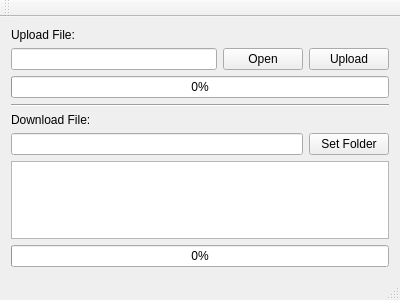
<?xml version="1.0" encoding="UTF-8"?>
<ui version="4.0">
 <class>MainWindow</class>
 <widget class="QMainWindow" name="MainWindow">
  <property name="geometry">
   <rect>
    <x>0</x>
    <y>0</y>
    <width>400</width>
    <height>300</height>
   </rect>
  </property>
  <property name="windowTitle">
   <string>MainWindow</string>
  </property>
  <widget class="QWidget" name="centralWidget">
   <layout class="QVBoxLayout" name="verticalLayout">
    <item>
     <widget class="QLabel" name="label">
      <property name="text">
       <string>Upload File:</string>
      </property>
     </widget>
    </item>
    <item>
     <layout class="QHBoxLayout" name="horizontalLayout">
      <item>
       <widget class="QLineEdit" name="lineEdit_upload"/>
      </item>
      <item>
       <widget class="QPushButton" name="pushButton_open">
        <property name="text">
         <string>Open</string>
        </property>
       </widget>
      </item>
      <item>
       <widget class="QPushButton" name="pushButton_upload">
        <property name="text">
         <string>Upload</string>
        </property>
       </widget>
      </item>
     </layout>
    </item>
    <item>
     <widget class="QProgressBar" name="progressBar_upload">
      <property name="value">
       <number>0</number>
      </property>
     </widget>
    </item>
    <item>
     <widget class="Line" name="line">
      <property name="orientation">
       <enum>Qt::Horizontal</enum>
      </property>
     </widget>
    </item>
    <item>
     <widget class="QLabel" name="label_2">
      <property name="text">
       <string>Download File:</string>
      </property>
     </widget>
    </item>
    <item>
     <layout class="QHBoxLayout" name="horizontalLayout_2">
      <property name="topMargin">
       <number>0</number>
      </property>
      <item>
       <widget class="QLineEdit" name="lineEdit_download"/>
      </item>
      <item>
       <widget class="QPushButton" name="pushButton_folder">
        <property name="text">
         <string>Set Folder</string>
        </property>
       </widget>
      </item>
     </layout>
    </item>
    <item>
     <widget class="QListWidget" name="listWidget"/>
    </item>
    <item>
     <widget class="QProgressBar" name="progressBar_download">
      <property name="value">
       <number>0</number>
      </property>
     </widget>
    </item>
    <item>
     <spacer name="verticalSpacer">
      <property name="orientation">
       <enum>Qt::Vertical</enum>
      </property>
      <property name="sizeHint" stdset="0">
       <size>
        <width>20</width>
        <height>40</height>
       </size>
      </property>
     </spacer>
    </item>
   </layout>
  </widget>
  <widget class="QMenuBar" name="menuBar">
   <property name="geometry">
    <rect>
     <x>0</x>
     <y>0</y>
     <width>400</width>
     <height>19</height>
    </rect>
   </property>
  </widget>
  <widget class="QToolBar" name="mainToolBar">
   <attribute name="toolBarArea">
    <enum>TopToolBarArea</enum>
   </attribute>
   <attribute name="toolBarBreak">
    <bool>false</bool>
   </attribute>
  </widget>
  <widget class="QStatusBar" name="statusBar"/>
 </widget>
 <layoutdefault spacing="6" margin="11"/>
 <resources/>
 <connections/>
</ui>
